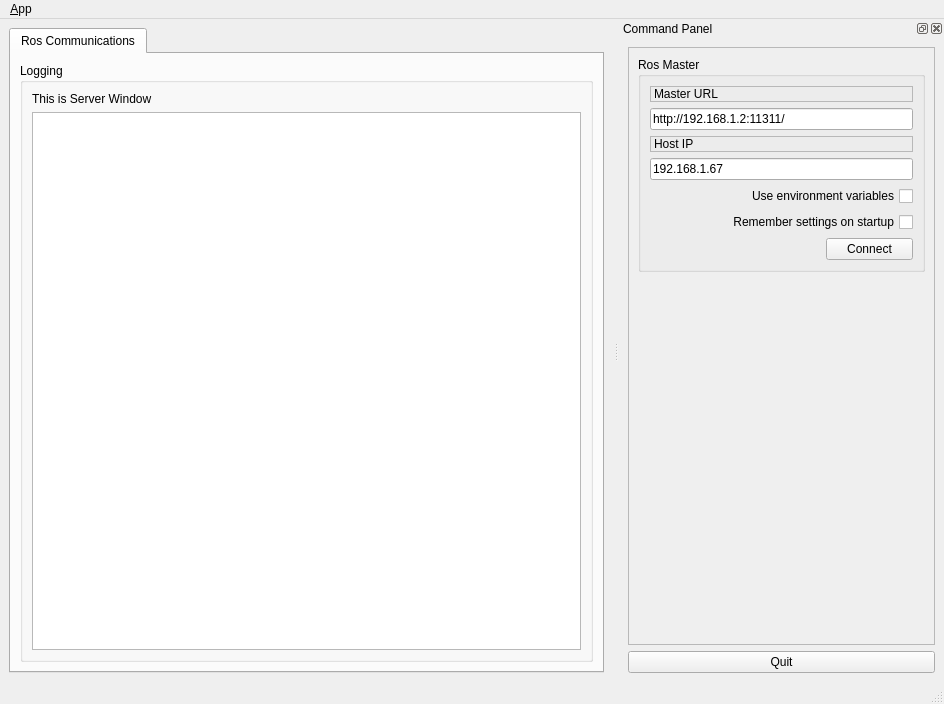
<?xml version="1.0" encoding="UTF-8"?>
<ui version="4.0">
 <class>ServerWindowDesign</class>
 <widget class="QMainWindow" name="ServerWindowDesign">
  <property name="geometry">
   <rect>
    <x>0</x>
    <y>0</y>
    <width>944</width>
    <height>704</height>
   </rect>
  </property>
  <property name="windowTitle">
   <string>ServerWindow</string>
  </property>
  <property name="locale">
   <locale language="English" country="Australia"/>
  </property>
  <widget class="QWidget" name="centralwidget">
   <layout class="QHBoxLayout">
    <item>
     <widget class="QTabWidget" name="tab_manager">
      <property name="minimumSize">
       <size>
        <width>100</width>
        <height>0</height>
       </size>
      </property>
      <property name="locale">
       <locale language="English" country="Australia"/>
      </property>
      <property name="currentIndex">
       <number>0</number>
      </property>
      <widget class="QWidget" name="tab_status">
       <attribute name="title">
        <string>Ros Communications</string>
       </attribute>
       <layout class="QVBoxLayout" name="verticalLayout_2">
        <item>
         <widget class="QGroupBox" name="groupBox_12">
          <property name="sizePolicy">
           <sizepolicy hsizetype="MinimumExpanding" vsizetype="Preferred">
            <horstretch>0</horstretch>
            <verstretch>0</verstretch>
           </sizepolicy>
          </property>
          <property name="title">
           <string>Logging</string>
          </property>
          <layout class="QGridLayout" name="gridLayout_3">
           <item row="2" column="0">
            <widget class="QListView" name="view_logging"/>
           </item>
           <item row="1" column="0">
            <widget class="QLabel" name="serverwindowLB">
             <property name="text">
              <string>This is Server Window</string>
             </property>
            </widget>
           </item>
          </layout>
         </widget>
        </item>
       </layout>
      </widget>
     </widget>
    </item>
   </layout>
  </widget>
  <widget class="QMenuBar" name="menubar">
   <property name="geometry">
    <rect>
     <x>0</x>
     <y>0</y>
     <width>944</width>
     <height>20</height>
    </rect>
   </property>
   <widget class="QMenu" name="menu_File">
    <property name="title">
     <string>&amp;App</string>
    </property>
    <addaction name="action_Preferences"/>
    <addaction name="separator"/>
    <addaction name="actionAbout"/>
    <addaction name="actionAbout_Qt"/>
    <addaction name="separator"/>
    <addaction name="action_Quit"/>
   </widget>
   <addaction name="menu_File"/>
  </widget>
  <widget class="QStatusBar" name="statusbar"/>
  <widget class="QDockWidget" name="dock_status">
   <property name="sizePolicy">
    <sizepolicy hsizetype="Minimum" vsizetype="Preferred">
     <horstretch>0</horstretch>
     <verstretch>0</verstretch>
    </sizepolicy>
   </property>
   <property name="minimumSize">
    <size>
     <width>325</width>
     <height>368</height>
    </size>
   </property>
   <property name="allowedAreas">
    <set>Qt::RightDockWidgetArea</set>
   </property>
   <property name="windowTitle">
    <string>Command Panel</string>
   </property>
   <attribute name="dockWidgetArea">
    <number>2</number>
   </attribute>
   <widget class="QWidget" name="dockWidgetContents_2">
    <layout class="QVBoxLayout" name="verticalLayout">
     <item>
      <widget class="QFrame" name="frame">
       <property name="sizePolicy">
        <sizepolicy hsizetype="Minimum" vsizetype="Preferred">
         <horstretch>0</horstretch>
         <verstretch>0</verstretch>
        </sizepolicy>
       </property>
       <property name="frameShape">
        <enum>QFrame::StyledPanel</enum>
       </property>
       <property name="frameShadow">
        <enum>QFrame::Raised</enum>
       </property>
       <layout class="QVBoxLayout" name="verticalLayout_3">
        <item>
         <widget class="QGroupBox" name="groupBox">
          <property name="title">
           <string>Ros Master</string>
          </property>
          <layout class="QGridLayout" name="gridLayout">
           <item row="0" column="0" colspan="2">
            <widget class="QLabel" name="label">
             <property name="frameShape">
              <enum>QFrame::StyledPanel</enum>
             </property>
             <property name="frameShadow">
              <enum>QFrame::Raised</enum>
             </property>
             <property name="text">
              <string>Master URL</string>
             </property>
            </widget>
           </item>
           <item row="1" column="0" colspan="2">
            <widget class="QLineEdit" name="line_edit_master">
             <property name="text">
              <string>http://192.168.1.2:11311/</string>
             </property>
            </widget>
           </item>
           <item row="2" column="0" colspan="2">
            <widget class="QLabel" name="label_2">
             <property name="frameShape">
              <enum>QFrame::StyledPanel</enum>
             </property>
             <property name="frameShadow">
              <enum>QFrame::Raised</enum>
             </property>
             <property name="text">
              <string>Host IP</string>
             </property>
            </widget>
           </item>
           <item row="3" column="0" colspan="2">
            <widget class="QLineEdit" name="line_edit_host">
             <property name="text">
              <string>192.168.1.67</string>
             </property>
            </widget>
           </item>
           <item row="4" column="0" colspan="2">
            <widget class="QCheckBox" name="checkbox_use_environment">
             <property name="layoutDirection">
              <enum>Qt::RightToLeft</enum>
             </property>
             <property name="text">
              <string>Use environment variables</string>
             </property>
            </widget>
           </item>
           <item row="5" column="0" colspan="2">
            <widget class="QCheckBox" name="checkbox_remember_settings">
             <property name="layoutDirection">
              <enum>Qt::RightToLeft</enum>
             </property>
             <property name="text">
              <string>Remember settings on startup</string>
             </property>
            </widget>
           </item>
           <item row="6" column="0">
            <spacer name="horizontalSpacer">
             <property name="orientation">
              <enum>Qt::Horizontal</enum>
             </property>
             <property name="sizeHint" stdset="0">
              <size>
               <width>170</width>
               <height>21</height>
              </size>
             </property>
            </spacer>
           </item>
           <item row="6" column="1">
            <widget class="QPushButton" name="button_connect">
             <property name="enabled">
              <bool>true</bool>
             </property>
             <property name="sizePolicy">
              <sizepolicy hsizetype="MinimumExpanding" vsizetype="Fixed">
               <horstretch>0</horstretch>
               <verstretch>0</verstretch>
              </sizepolicy>
             </property>
             <property name="toolTip">
              <string>Set the target to the current joint trajectory state.</string>
             </property>
             <property name="statusTip">
              <string>Clear all waypoints and set the target to the current joint trajectory state.</string>
             </property>
             <property name="text">
              <string>Connect</string>
             </property>
            </widget>
           </item>
          </layout>
         </widget>
        </item>
        <item>
         <spacer name="verticalSpacer_3">
          <property name="orientation">
           <enum>Qt::Vertical</enum>
          </property>
          <property name="sizeHint" stdset="0">
           <size>
            <width>20</width>
            <height>233</height>
           </size>
          </property>
         </spacer>
        </item>
       </layout>
      </widget>
     </item>
     <item>
      <widget class="QPushButton" name="quit_button">
       <property name="sizePolicy">
        <sizepolicy hsizetype="MinimumExpanding" vsizetype="Fixed">
         <horstretch>0</horstretch>
         <verstretch>0</verstretch>
        </sizepolicy>
       </property>
       <property name="text">
        <string>Quit</string>
       </property>
      </widget>
     </item>
    </layout>
   </widget>
  </widget>
  <action name="action_Quit">
   <property name="text">
    <string>&amp;Quit</string>
   </property>
   <property name="shortcut">
    <string>Ctrl+Q</string>
   </property>
   <property name="shortcutContext">
    <enum>Qt::ApplicationShortcut</enum>
   </property>
  </action>
  <action name="action_Preferences">
   <property name="text">
    <string>&amp;Preferences</string>
   </property>
  </action>
  <action name="actionAbout">
   <property name="text">
    <string>&amp;About</string>
   </property>
  </action>
  <action name="actionAbout_Qt">
   <property name="text">
    <string>About &amp;Qt</string>
   </property>
  </action>
 </widget>
 <resources/>
 <connections>
  <connection>
   <sender>action_Quit</sender>
   <signal>triggered()</signal>
   <receiver>ServerWindowDesign</receiver>
   <slot>close()</slot>
   <hints>
    <hint type="sourcelabel">
     <x>-1</x>
     <y>-1</y>
    </hint>
    <hint type="destinationlabel">
     <x>399</x>
     <y>299</y>
    </hint>
   </hints>
  </connection>
  <connection>
   <sender>quit_button</sender>
   <signal>clicked()</signal>
   <receiver>ServerWindowDesign</receiver>
   <slot>close()</slot>
   <hints>
    <hint type="sourcelabel">
     <x>859</x>
     <y>552</y>
    </hint>
    <hint type="destinationlabel">
     <x>469</x>
     <y>299</y>
    </hint>
   </hints>
  </connection>
 </connections>
</ui>
